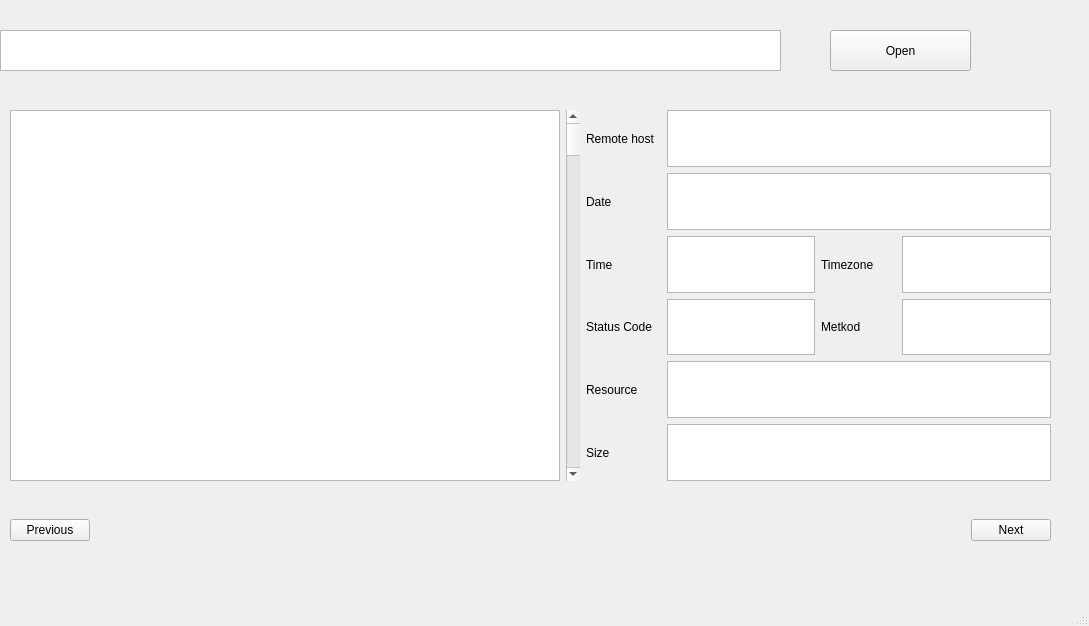
<?xml version="1.0" encoding="UTF-8"?>
<ui version="4.0">
 <class>MainWindow</class>
 <widget class="QMainWindow" name="MainWindow">
  <property name="geometry">
   <rect>
    <x>0</x>
    <y>0</y>
    <width>1089</width>
    <height>626</height>
   </rect>
  </property>
  <property name="windowTitle">
   <string>MainWindow</string>
  </property>
  <widget class="QWidget" name="centralwidget">
   <widget class="QPushButton" name="open_button">
    <property name="geometry">
     <rect>
      <x>830</x>
      <y>30</y>
      <width>141</width>
      <height>41</height>
     </rect>
    </property>
    <property name="text">
     <string>Open</string>
    </property>
   </widget>
   <widget class="QTextEdit" name="log_path_edit">
    <property name="geometry">
     <rect>
      <x>0</x>
      <y>30</y>
      <width>781</width>
      <height>41</height>
     </rect>
    </property>
   </widget>
   <widget class="QWidget" name="horizontalLayoutWidget_6">
    <property name="geometry">
     <rect>
      <x>10</x>
      <y>110</y>
      <width>1041</width>
      <height>371</height>
     </rect>
    </property>
    <layout class="QHBoxLayout" name="horizontalLayout_6">
     <item>
      <widget class="QListWidget" name="log_list">
       <property name="minimumSize">
        <size>
         <width>550</width>
         <height>100</height>
        </size>
       </property>
       <property name="maximumSize">
        <size>
         <width>365</width>
         <height>16777215</height>
        </size>
       </property>
      </widget>
     </item>
     <item>
      <widget class="QScrollBar" name="list_scroll_bar">
       <property name="orientation">
        <enum>Qt::Vertical</enum>
       </property>
      </widget>
     </item>
     <item>
      <spacer name="list_spacer">
       <property name="orientation">
        <enum>Qt::Horizontal</enum>
       </property>
       <property name="sizeHint" stdset="0">
        <size>
         <width>200</width>
         <height>20</height>
        </size>
       </property>
      </spacer>
     </item>
     <item>
      <layout class="QVBoxLayout" name="verticalLayout">
       <item>
        <layout class="QHBoxLayout" name="horizontalLayout">
         <property name="sizeConstraint">
          <enum>QLayout::SetDefaultConstraint</enum>
         </property>
         <item>
          <widget class="QLabel" name="remote_host_label">
           <property name="minimumSize">
            <size>
             <width>75</width>
             <height>0</height>
            </size>
           </property>
           <property name="text">
            <string>Remote host</string>
           </property>
          </widget>
         </item>
         <item>
          <widget class="QTextBrowser" name="remote_host_text">
           <property name="enabled">
            <bool>true</bool>
           </property>
           <property name="sizePolicy">
            <sizepolicy hsizetype="Expanding" vsizetype="Expanding">
             <horstretch>0</horstretch>
             <verstretch>0</verstretch>
            </sizepolicy>
           </property>
           <property name="minimumSize">
            <size>
             <width>0</width>
             <height>1</height>
            </size>
           </property>
          </widget>
         </item>
        </layout>
       </item>
       <item>
        <layout class="QHBoxLayout" name="horizontalLayout_2">
         <item>
          <widget class="QLabel" name="date_label">
           <property name="minimumSize">
            <size>
             <width>75</width>
             <height>0</height>
            </size>
           </property>
           <property name="text">
            <string>Date</string>
           </property>
          </widget>
         </item>
         <item>
          <widget class="QTextBrowser" name="date_text">
           <property name="minimumSize">
            <size>
             <width>0</width>
             <height>1</height>
            </size>
           </property>
          </widget>
         </item>
        </layout>
       </item>
       <item>
        <layout class="QHBoxLayout" name="horizontalLayout_3">
         <item>
          <widget class="QLabel" name="time_label">
           <property name="minimumSize">
            <size>
             <width>75</width>
             <height>0</height>
            </size>
           </property>
           <property name="text">
            <string>Time</string>
           </property>
          </widget>
         </item>
         <item>
          <widget class="QTextBrowser" name="time_text">
           <property name="minimumSize">
            <size>
             <width>0</width>
             <height>1</height>
            </size>
           </property>
          </widget>
         </item>
         <item>
          <widget class="QLabel" name="timezone_label">
           <property name="minimumSize">
            <size>
             <width>75</width>
             <height>0</height>
            </size>
           </property>
           <property name="text">
            <string>Timezone</string>
           </property>
          </widget>
         </item>
         <item>
          <widget class="QTextBrowser" name="timezone_text">
           <property name="minimumSize">
            <size>
             <width>0</width>
             <height>1</height>
            </size>
           </property>
          </widget>
         </item>
        </layout>
       </item>
       <item>
        <layout class="QHBoxLayout" name="horizontalLayout_4">
         <item>
          <widget class="QLabel" name="status_label">
           <property name="sizePolicy">
            <sizepolicy hsizetype="Preferred" vsizetype="Preferred">
             <horstretch>0</horstretch>
             <verstretch>75</verstretch>
            </sizepolicy>
           </property>
           <property name="minimumSize">
            <size>
             <width>75</width>
             <height>0</height>
            </size>
           </property>
           <property name="text">
            <string>Status Code</string>
           </property>
          </widget>
         </item>
         <item>
          <widget class="QTextBrowser" name="status_text">
           <property name="minimumSize">
            <size>
             <width>0</width>
             <height>1</height>
            </size>
           </property>
          </widget>
         </item>
         <item>
          <widget class="QLabel" name="metkod_label">
           <property name="minimumSize">
            <size>
             <width>75</width>
             <height>0</height>
            </size>
           </property>
           <property name="text">
            <string>Metkod</string>
           </property>
          </widget>
         </item>
         <item>
          <widget class="QTextBrowser" name="metkod_text">
           <property name="minimumSize">
            <size>
             <width>0</width>
             <height>1</height>
            </size>
           </property>
          </widget>
         </item>
        </layout>
       </item>
       <item>
        <layout class="QHBoxLayout" name="horizontalLayout_5">
         <item>
          <widget class="QLabel" name="resource_label">
           <property name="minimumSize">
            <size>
             <width>75</width>
             <height>0</height>
            </size>
           </property>
           <property name="text">
            <string>Resource</string>
           </property>
          </widget>
         </item>
         <item>
          <widget class="QTextBrowser" name="resource_text">
           <property name="minimumSize">
            <size>
             <width>0</width>
             <height>1</height>
            </size>
           </property>
          </widget>
         </item>
        </layout>
       </item>
       <item>
        <layout class="QHBoxLayout" name="horizontalLayout_7">
         <item>
          <widget class="QLabel" name="size_label">
           <property name="minimumSize">
            <size>
             <width>75</width>
             <height>0</height>
            </size>
           </property>
           <property name="text">
            <string>Size</string>
           </property>
          </widget>
         </item>
         <item>
          <widget class="QTextBrowser" name="size_text">
           <property name="minimumSize">
            <size>
             <width>0</width>
             <height>1</height>
            </size>
           </property>
          </widget>
         </item>
        </layout>
       </item>
      </layout>
     </item>
    </layout>
   </widget>
   <widget class="QWidget" name="horizontalLayoutWidget_8">
    <property name="geometry">
     <rect>
      <x>10</x>
      <y>500</y>
      <width>1041</width>
      <height>61</height>
     </rect>
    </property>
    <layout class="QHBoxLayout" name="horizontalLayout_8">
     <item>
      <widget class="QPushButton" name="previous_button">
       <property name="text">
        <string>Previous</string>
       </property>
      </widget>
     </item>
     <item>
      <spacer name="horizontalSpacer_2">
       <property name="orientation">
        <enum>Qt::Horizontal</enum>
       </property>
       <property name="sizeHint" stdset="0">
        <size>
         <width>40</width>
         <height>20</height>
        </size>
       </property>
      </spacer>
     </item>
     <item>
      <widget class="QPushButton" name="next_button">
       <property name="text">
        <string>Next</string>
       </property>
      </widget>
     </item>
    </layout>
   </widget>
  </widget>
  <widget class="QMenuBar" name="menubar">
   <property name="geometry">
    <rect>
     <x>0</x>
     <y>0</y>
     <width>1089</width>
     <height>26</height>
    </rect>
   </property>
  </widget>
  <widget class="QStatusBar" name="statusbar"/>
 </widget>
 <resources/>
 <connections/>
</ui>
